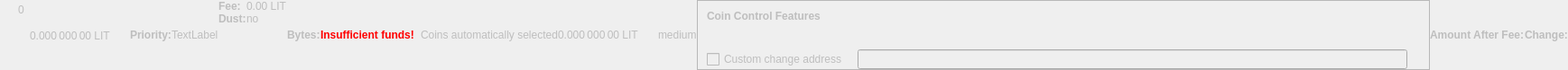
    <widget class="QWidget" name="dummyHideWidget" native="true">
     <property name="enabled">
      <bool>false</bool>
     </property>
     <property name="maximumSize">
      <size>
       <width>100</width>
       <height>22</height>
      </size>
     </property>
     <layout class="QHBoxLayout" name="dummyHideLayout">
      <property name="spacing">
       <number>0</number>
      </property>
      <property name="margin">
       <number>0</number>
      </property>
      <item>
       <layout class="QFormLayout" name="formLayoutCoinControl1">
        <property name="horizontalSpacing">
         <number>10</number>
        </property>
        <property name="verticalSpacing">
         <number>14</number>
        </property>
        <property name="leftMargin">
         <number>10</number>
        </property>
        <property name="topMargin">
         <number>4</number>
        </property>
        <property name="rightMargin">
         <number>6</number>
        </property>
        <item row="0" column="1">
         <widget class="QLabel" name="labelCoinControlBytes">
          <property name="cursor">
           <cursorShape>IBeamCursor</cursorShape>
          </property>
          <property name="contextMenuPolicy">
           <enum>Qt::ActionsContextMenu</enum>
          </property>
          <property name="text">
           <string notr="true">0</string>
          </property>
          <property name="textInteractionFlags">
           <set>Qt::LinksAccessibleByMouse|Qt::TextSelectableByKeyboard|Qt::TextSelectableByMouse</set>
          </property>
         </widget>
        </item>
       </layout>
      </item>
      <item>
       <widget class="QLabel" name="labelCoinControlAfterFee">
        <property name="enabled">
         <bool>false</bool>
        </property>
        <property name="sizePolicy">
         <sizepolicy hsizetype="Fixed" vsizetype="Fixed">
          <horstretch>0</horstretch>
          <verstretch>0</verstretch>
         </sizepolicy>
        </property>
        <property name="minimumSize">
         <size>
          <width>111</width>
          <height>12</height>
         </size>
        </property>
        <property name="maximumSize">
         <size>
          <width>111</width>
          <height>12</height>
         </size>
        </property>
        <property name="cursor">
         <cursorShape>IBeamCursor</cursorShape>
        </property>
        <property name="contextMenuPolicy">
         <enum>Qt::ActionsContextMenu</enum>
        </property>
        <property name="text">
         <string notr="true">0.000 000 00 LIT</string>
        </property>
        <property name="textInteractionFlags">
         <set>Qt::LinksAccessibleByMouse|Qt::TextSelectableByKeyboard|Qt::TextSelectableByMouse</set>
        </property>
       </widget>
      </item>
      <item>
       <widget class="QLabel" name="labelCoinControlPriorityText">
        <property name="enabled">
         <bool>false</bool>
        </property>
        <property name="font">
         <font>
          <weight>75</weight>
          <bold>true</bold>
         </font>
        </property>
        <property name="text">
         <string>Priority:</string>
        </property>
       </widget>
      </item>
      <item>
       <layout class="QHBoxLayout" name="horizontalLayout">
        <item>
         <widget class="QLabel" name="WarningLabel">
          <property name="text">
           <string>TextLabel</string>
          </property>
         </widget>
        </item>
       </layout>
      </item>
      <item>
       <layout class="QFormLayout" name="formLayoutCoinControl3">
        <property name="horizontalSpacing">
         <number>0</number>
        </property>
        <property name="verticalSpacing">
         <number>0</number>
        </property>
        <property name="leftMargin">
         <number>0</number>
        </property>
        <property name="topMargin">
         <number>0</number>
        </property>
        <property name="rightMargin">
         <number>0</number>
        </property>
        <item row="0" column="0">
         <widget class="QLabel" name="labelCoinControlFeeText">
          <property name="enabled">
           <bool>false</bool>
          </property>
          <property name="font">
           <font>
            <weight>75</weight>
            <bold>true</bold>
           </font>
          </property>
          <property name="text">
           <string>Fee:</string>
          </property>
          <property name="margin">
           <number>0</number>
          </property>
         </widget>
        </item>
        <item row="0" column="1">
         <widget class="QLabel" name="labelCoinControlFee">
          <property name="enabled">
           <bool>false</bool>
          </property>
          <property name="cursor">
           <cursorShape>IBeamCursor</cursorShape>
          </property>
          <property name="contextMenuPolicy">
           <enum>Qt::ActionsContextMenu</enum>
          </property>
          <property name="text">
           <string notr="true">0.00 LIT</string>
          </property>
          <property name="textInteractionFlags">
           <set>Qt::LinksAccessibleByMouse|Qt::TextSelectableByKeyboard|Qt::TextSelectableByMouse</set>
          </property>
         </widget>
        </item>
        <item row="1" column="0">
         <widget class="QLabel" name="labelCoinControlLowOutputText">
          <property name="enabled">
           <bool>false</bool>
          </property>
          <property name="font">
           <font>
            <weight>75</weight>
            <bold>true</bold>
           </font>
          </property>
          <property name="text">
           <string>Dust:</string>
          </property>
         </widget>
        </item>
        <item row="1" column="1">
         <widget class="QLabel" name="labelCoinControlLowOutput">
          <property name="enabled">
           <bool>false</bool>
          </property>
          <property name="cursor">
           <cursorShape>IBeamCursor</cursorShape>
          </property>
          <property name="contextMenuPolicy">
           <enum>Qt::ActionsContextMenu</enum>
          </property>
          <property name="text">
           <string>no</string>
          </property>
          <property name="textInteractionFlags">
           <set>Qt::LinksAccessibleByMouse|Qt::TextSelectableByKeyboard|Qt::TextSelectableByMouse</set>
          </property>
         </widget>
        </item>
       </layout>
      </item>
      <item>
       <widget class="QLabel" name="labelCoinControlBytesText">
        <property name="enabled">
         <bool>false</bool>
        </property>
        <property name="font">
         <font>
          <weight>75</weight>
          <bold>true</bold>
         </font>
        </property>
        <property name="text">
         <string>Bytes:</string>
        </property>
       </widget>
      </item>
      <item>
       <layout class="QFormLayout" name="formLayoutCoinControl2">
        <property name="horizontalSpacing">
         <number>0</number>
        </property>
        <property name="verticalSpacing">
         <number>0</number>
        </property>
        <property name="leftMargin">
         <number>0</number>
        </property>
        <property name="topMargin">
         <number>0</number>
        </property>
        <property name="rightMargin">
         <number>0</number>
        </property>
       </layout>
      </item>
      <item>
       <layout class="QHBoxLayout" name="horizontalLayoutCoinControl2">
        <property name="spacing">
         <number>0</number>
        </property>
        <property name="bottomMargin">
         <number>0</number>
        </property>
       </layout>
      </item>
      <item>
       <widget class="QLabel" name="labelCoinControlInsuffFunds">
        <property name="enabled">
         <bool>false</bool>
        </property>
        <property name="minimumSize">
         <size>
          <width>0</width>
          <height>0</height>
         </size>
        </property>
        <property name="font">
         <font>
          <weight>75</weight>
          <bold>true</bold>
         </font>
        </property>
        <property name="styleSheet">
         <string notr="true">color:red;font-weight:bold;</string>
        </property>
        <property name="text">
         <string>Insufficient funds!</string>
        </property>
        <property name="margin">
         <number>5</number>
        </property>
       </widget>
      </item>
      <item>
       <layout class="QFormLayout" name="formLayoutCoinControl4">
        <property name="horizontalSpacing">
         <number>0</number>
        </property>
        <property name="verticalSpacing">
         <number>0</number>
        </property>
        <property name="leftMargin">
         <number>0</number>
        </property>
        <property name="topMargin">
         <number>0</number>
        </property>
        <property name="rightMargin">
         <number>0</number>
        </property>
       </layout>
      </item>
      <item>
       <widget class="QLabel" name="labelCoinControlChangeLabel">
        <property name="enabled">
         <bool>false</bool>
        </property>
        <property name="sizePolicy">
         <sizepolicy hsizetype="Preferred" vsizetype="Expanding">
          <horstretch>0</horstretch>
          <verstretch>0</verstretch>
         </sizepolicy>
        </property>
        <property name="minimumSize">
         <size>
          <width>0</width>
          <height>0</height>
         </size>
        </property>
        <property name="text">
         <string/>
        </property>
        <property name="margin">
         <number>3</number>
        </property>
       </widget>
      </item>
      <item>
       <widget class="QLabel" name="labelCoinControlAutomaticallySelected">
        <property name="enabled">
         <bool>false</bool>
        </property>
        <property name="sizePolicy">
         <sizepolicy hsizetype="Fixed" vsizetype="Fixed">
          <horstretch>0</horstretch>
          <verstretch>0</verstretch>
         </sizepolicy>
        </property>
        <property name="minimumSize">
         <size>
          <width>0</width>
          <height>0</height>
         </size>
        </property>
        <property name="maximumSize">
         <size>
          <width>240</width>
          <height>16777215</height>
         </size>
        </property>
        <property name="text">
         <string>Coins automatically selected</string>
        </property>
        <property name="margin">
         <number>5</number>
        </property>
       </widget>
      </item>
      <item>
       <widget class="QLabel" name="labelCoinControlChange">
        <property name="enabled">
         <bool>false</bool>
        </property>
        <property name="sizePolicy">
         <sizepolicy hsizetype="Fixed" vsizetype="Fixed">
          <horstretch>0</horstretch>
          <verstretch>0</verstretch>
         </sizepolicy>
        </property>
        <property name="minimumSize">
         <size>
          <width>111</width>
          <height>0</height>
         </size>
        </property>
        <property name="maximumSize">
         <size>
          <width>111</width>
          <height>16777215</height>
         </size>
        </property>
        <property name="cursor">
         <cursorShape>IBeamCursor</cursorShape>
        </property>
        <property name="contextMenuPolicy">
         <enum>Qt::ActionsContextMenu</enum>
        </property>
        <property name="text">
         <string notr="true">0.000 000 00 LIT</string>
        </property>
        <property name="textInteractionFlags">
         <set>Qt::LinksAccessibleByMouse|Qt::TextSelectableByKeyboard|Qt::TextSelectableByMouse</set>
        </property>
       </widget>
      </item>
      <item>
       <widget class="QLabel" name="labelCoinControlPriority">
        <property name="enabled">
         <bool>false</bool>
        </property>
        <property name="cursor">
         <cursorShape>IBeamCursor</cursorShape>
        </property>
        <property name="contextMenuPolicy">
         <enum>Qt::ActionsContextMenu</enum>
        </property>
        <property name="text">
         <string>medium</string>
        </property>
        <property name="textInteractionFlags">
         <set>Qt::LinksAccessibleByMouse|Qt::TextSelectableByKeyboard|Qt::TextSelectableByMouse</set>
        </property>
       </widget>
      </item>
      <item>
       <widget class="QFrame" name="frameCoinControl">
        <property name="sizePolicy">
         <sizepolicy hsizetype="Expanding" vsizetype="Expanding">
          <horstretch>0</horstretch>
          <verstretch>0</verstretch>
         </sizepolicy>
        </property>
        <property name="maximumSize">
         <size>
          <width>16777215</width>
          <height>16777215</height>
         </size>
        </property>
        <property name="frameShape">
         <enum>QFrame::StyledPanel</enum>
        </property>
        <property name="frameShadow">
         <enum>QFrame::Sunken</enum>
        </property>
        <layout class="QVBoxLayout" name="verticalLayoutCoinControl2_2">
         <property name="spacing">
          <number>0</number>
         </property>
         <property name="margin">
          <number>0</number>
         </property>
         <item>
          <layout class="QVBoxLayout" name="verticalLayoutCoinControl" stretch="0,0,0,1">
           <property name="spacing">
            <number>0</number>
           </property>
           <property name="leftMargin">
            <number>10</number>
           </property>
           <property name="topMargin">
            <number>10</number>
           </property>
           <item>
            <layout class="QHBoxLayout" name="horizontalLayoutCoinControl1">
             <property name="bottomMargin">
              <number>15</number>
             </property>
             <item>
              <widget class="QLabel" name="labelCoinControlFeatures">
               <property name="enabled">
                <bool>false</bool>
               </property>
               <property name="sizePolicy">
                <sizepolicy hsizetype="Preferred" vsizetype="Maximum">
                 <horstretch>0</horstretch>
                 <verstretch>0</verstretch>
                </sizepolicy>
               </property>
               <property name="font">
                <font>
                 <weight>75</weight>
                 <bold>true</bold>
                </font>
               </property>
               <property name="styleSheet">
                <string notr="true">font-weight:bold;</string>
               </property>
               <property name="text">
                <string>Coin Control Features</string>
               </property>
              </widget>
             </item>
            </layout>
           </item>
           <item>
            <widget class="QWidget" name="widgetCoinControl" native="true">
             <property name="sizePolicy">
              <sizepolicy hsizetype="Preferred" vsizetype="Preferred">
               <horstretch>0</horstretch>
               <verstretch>0</verstretch>
              </sizepolicy>
             </property>
             <property name="minimumSize">
              <size>
               <width>0</width>
               <height>0</height>
              </size>
             </property>
             <property name="styleSheet">
              <string notr="true"/>
             </property>
             <layout class="QHBoxLayout" name="horizontalLayoutCoinControl5_2">
              <property name="margin">
               <number>0</number>
              </property>
              <item>
               <layout class="QHBoxLayout" name="horizontalLayoutCoinControl3">
                <property name="spacing">
                 <number>20</number>
                </property>
                <property name="topMargin">
                 <number>0</number>
                </property>
                <property name="bottomMargin">
                 <number>10</number>
                </property>
               </layout>
              </item>
             </layout>
            </widget>
           </item>
           <item>
            <layout class="QHBoxLayout" name="horizontalLayoutCoinControl4" stretch="0,0,0">
             <property name="spacing">
              <number>12</number>
             </property>
             <property name="sizeConstraint">
              <enum>QLayout::SetDefaultConstraint</enum>
             </property>
             <property name="topMargin">
              <number>5</number>
             </property>
             <property name="rightMargin">
              <number>5</number>
             </property>
             <item>
              <widget class="QCheckBox" name="checkBoxCoinControlChange">
               <property name="enabled">
                <bool>false</bool>
               </property>
               <property name="toolTip">
                <string>If this is activated, but the change address is empty or invalid, change will be sent to a newly generated address.</string>
               </property>
               <property name="text">
                <string>Custom change address</string>
               </property>
              </widget>
             </item>
             <item>
              <widget class="QValidatedLineEdit" name="lineEditCoinControlChange">
               <property name="enabled">
                <bool>false</bool>
               </property>
               <property name="sizePolicy">
                <sizepolicy hsizetype="Expanding" vsizetype="Fixed">
                 <horstretch>0</horstretch>
                 <verstretch>0</verstretch>
                </sizepolicy>
               </property>
              </widget>
             </item>
             <item>
              <widget class="QLabel" name="labelCoinControlChangeLabel_2">
               <property name="sizePolicy">
                <sizepolicy hsizetype="Preferred" vsizetype="Expanding">
                 <horstretch>0</horstretch>
                 <verstretch>0</verstretch>
                </sizepolicy>
               </property>
               <property name="minimumSize">
                <size>
                 <width>0</width>
                 <height>0</height>
                </size>
               </property>
               <property name="text">
                <string/>
               </property>
               <property name="margin">
                <number>3</number>
               </property>
              </widget>
             </item>
            </layout>
           </item>
           <item>
            <spacer name="verticalSpacerCoinControl">
             <property name="orientation">
              <enum>Qt::Vertical</enum>
             </property>
             <property name="sizeHint" stdset="0">
              <size>
               <width>800</width>
               <height>1</height>
              </size>
             </property>
            </spacer>
           </item>
          </layout>
         </item>
        </layout>
       </widget>
      </item>
      <item>
       <widget class="QLabel" name="labelCoinControlAfterFeeText">
        <property name="enabled">
         <bool>false</bool>
        </property>
        <property name="minimumSize">
         <size>
          <width>0</width>
          <height>0</height>
         </size>
        </property>
        <property name="maximumSize">
         <size>
          <width>16777215</width>
          <height>16777215</height>
         </size>
        </property>
        <property name="font">
         <font>
          <weight>75</weight>
          <bold>true</bold>
         </font>
        </property>
        <property name="text">
         <string>Amount After Fee:</string>
        </property>
        <property name="alignment">
         <set>Qt::AlignLeading|Qt::AlignLeft|Qt::AlignVCenter</set>
        </property>
        <property name="margin">
         <number>0</number>
        </property>
       </widget>
      </item>
      <item>
       <widget class="QLabel" name="labelCoinControlChangeText">
        <property name="enabled">
         <bool>false</bool>
        </property>
        <property name="sizePolicy">
         <sizepolicy hsizetype="Preferred" vsizetype="Preferred">
          <horstretch>0</horstretch>
          <verstretch>0</verstretch>
         </sizepolicy>
        </property>
        <property name="minimumSize">
         <size>
          <width>0</width>
          <height>0</height>
         </size>
        </property>
        <property name="maximumSize">
         <size>
          <width>16777215</width>
          <height>16777215</height>
         </size>
        </property>
        <property name="font">
         <font>
          <weight>75</weight>
          <bold>true</bold>
         </font>
        </property>
        <property name="text">
         <string>Change:</string>
        </property>
        <property name="alignment">
         <set>Qt::AlignLeading|Qt::AlignLeft|Qt::AlignVCenter</set>
        </property>
       </widget>
      </item>
     </layout>
    </widget>
